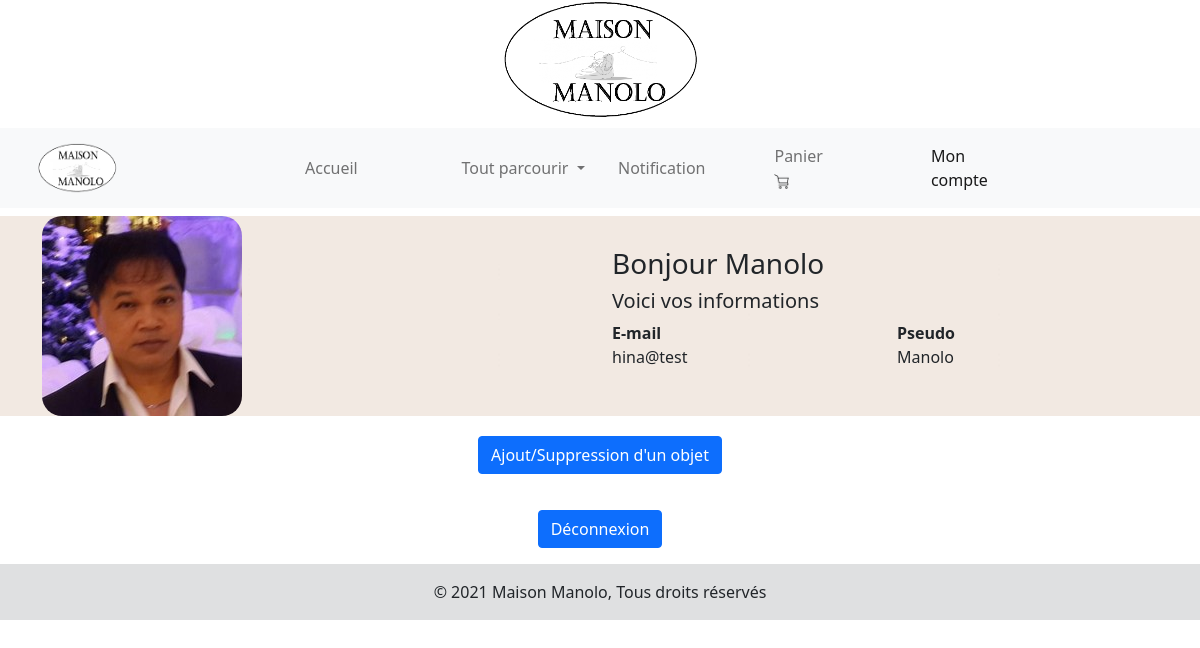
The app's page /compte.php (signed in) with its own data.
### tables this page shows
CREATE TABLE IF NOT EXISTS `vendeur` (
  `ID_vendeur` int(11) NOT NULL AUTO_INCREMENT,
  `ID_admin` int(11) NOT NULL,
  `Nom` varchar(255) NOT NULL,
  `Prenom` varchar(255) NOT NULL,
  `Mail` varchar(255) NOT NULL,
  `Mdp` varchar(255) NOT NULL,
  `Pseudo` varchar(255) NOT NULL,
  `Image_fond` varchar(255) NOT NULL,
  `Image_vendeur` varchar(255) NOT NULL,
  PRIMARY KEY (`ID_vendeur`),
  KEY `ID_admin` (`ID_admin`)
);

### compte.php (the view, shortened to what this page needs)
      <?php
         if($_SESSION['connexion']==0){
            $affForm = true;
            $affAd = false;
            $affVe = false;
            $affCl = false;
         }
         elseif($_SESSION['connexion']==2){
            $affVe = true;
            $idVe = $_SESSION['idVe'];
         }
         elseif($_SESSION['connexion']==3){
            $affForm = false;
            $affAd = false;
            $affVe = false;
            $affCl = true;
            $idCl = $_SESSION['idCl'];
         }
         $db_handle = mysqli_connect('localhost', 'root', '');
         $affB4 = true;
      ?>
      <!DOCTYPE html>
      <html>
      <head>
      	<link href="https://cdn.jsdelivr.net/npm/bootstrap@5.1.3/dist/css/bootstrap.min.css" rel="stylesheet">
      </head>
      <body>
<header>
      <h1 style="text-align: center;"><a href="index.php"><img src="logo_maison_manolo_v4.png" width="200px" height="120px"></a></h1>
</header>
<nav class="navbar navbar-expand-lg sticky-top bg-light navbar-light">
   <div class="container-fluid">
      <a class="navbar-brand col-sm-2" style="margin-left: 25px;" href="index.php"><img src="logo_maison_manolo_v4.png" width="80px" height="50px"></a>
      <div class="collapse navbar-collapse" id="collapsibleNavbar">
         <ul class="navbar-nav  col-sm-2">
            <li class="nav-item px-5">
               <a class="nav-link" href="index.php">Accueil</a>
            </li>
         </ul>
         <ul class="navbar-nav dropdown col-sm-2">
            <li class="nav-item px-5">
               <a class="nav-link dropdown-toggle" href="#" id="navbarDropdown" role="button" data-bs-toggle="dropdown" aria-expanded="false">
               Tout parcourir
               </a>
            </li>
        </ul>
        <ul class="navbar-nav  col-sm-2">
            <li class="nav-item px-5">
               <a class="nav-link" href="notification.php">Notification</a>
            </li>
         </ul>
         <ul class="navbar-nav  col-sm-2">
            <li class="nav-item px-5">
               <a class="nav-link" href="panier.php">Panier<img src="panier.png" style="width:15px; height:15px"></a>
            </li>
         </ul>
         <ul class="navbar-nav  col-sm-2">
            <li class="nav-item px-5">
               <a class="nav-link active" href="compte.php">Mon compte</a>
            </li>
         </ul>
      </div>
   </div>
   </nav>
            <main>
               <?php
               if($affVe){
                  $sql = "SELECT * FROM vendeur WHERE ID_vendeur='$idVe'";
                  $result = mysqli_query($db_handle, $sql);
                  $user=mysqli_fetch_assoc($result);
                  $PrenomV=$user['Prenom'];
                  $PhotoV=$user['Image_vendeur'];
                  $FondV=$user['Image_fond'];
                  $MailV=$user['Mail'];
                  $PseudoV=$user['Pseudo'];
                  ?>
                        <section class="section about-section gray-bg pt-2" id="about">
                           <div style="background-image: url('<?=$FondV?>');">
                     <div class="container">
                         <div class="row align-items-center flex-row-reverse">
                             <div class="col-lg-6">
                                 <div class="about-text go-to">
                                     <h3 class="dark-color">Bonjour <?=$PrenomV?></h3>
                                     <h6 class="theme-color lead">Voici vos informations</h6>
                                     <div class="row about-list">
                                         <div class="col-md-6">
                                             <div class="media">
                                                 <label><strong>E-mail</strong></label>
                                                 <p><?=$MailV?></p>
                                             </div>
                                         </div>
                                         <div class="col-md-6">
                                             <div class="media">
                                                 <label><strong>Pseudo</strong></label>
                                                 <p><?=$PseudoV?></p>
                                             </div>
                                         </div>
                                     </div>
                                 </div>
                             </div>
                             <div class="col-lg-6">
                                 <div class="about-avatar">
                                     <img src="<?=$PhotoV?>" title="" alt="" style="border-radius: 10%; height: 200px; width: 200px;">
                                 </div>
                             </div>
                         </div>
                         </div>
                     </div>
                 </section>
                  <?php if($affB4){
                  ?>
                  <div style="text-align: center; padding-top: 20px;">
                     <form method="POST">
                        <p><button type="submit" class="btn btn-primary" name="b4">Ajout/Suppression d'un objet</button></p>
                     </form>
                  </div>
                  <?php
                  }
               ?>
               <div style="text-align: center; padding-top: 20px;">
                  <form method="POST">
                     <p><button type="submit" class="btn btn-primary" name="b3">Déconnexion</button></p>
                  </form>
               </div>
               <?php
               }
               ?>
      </main>
            <footer class="bg-light text-center text-lg-start">
            	<?php include ('footer.php') ?>
            </footer>
      </body>
      </html>

### records on screen
vendeur: Image_fond (picture), Prenom "Manolo", Mail "hina@test", Pseudo "Manolo", Image_vendeur (picture)
